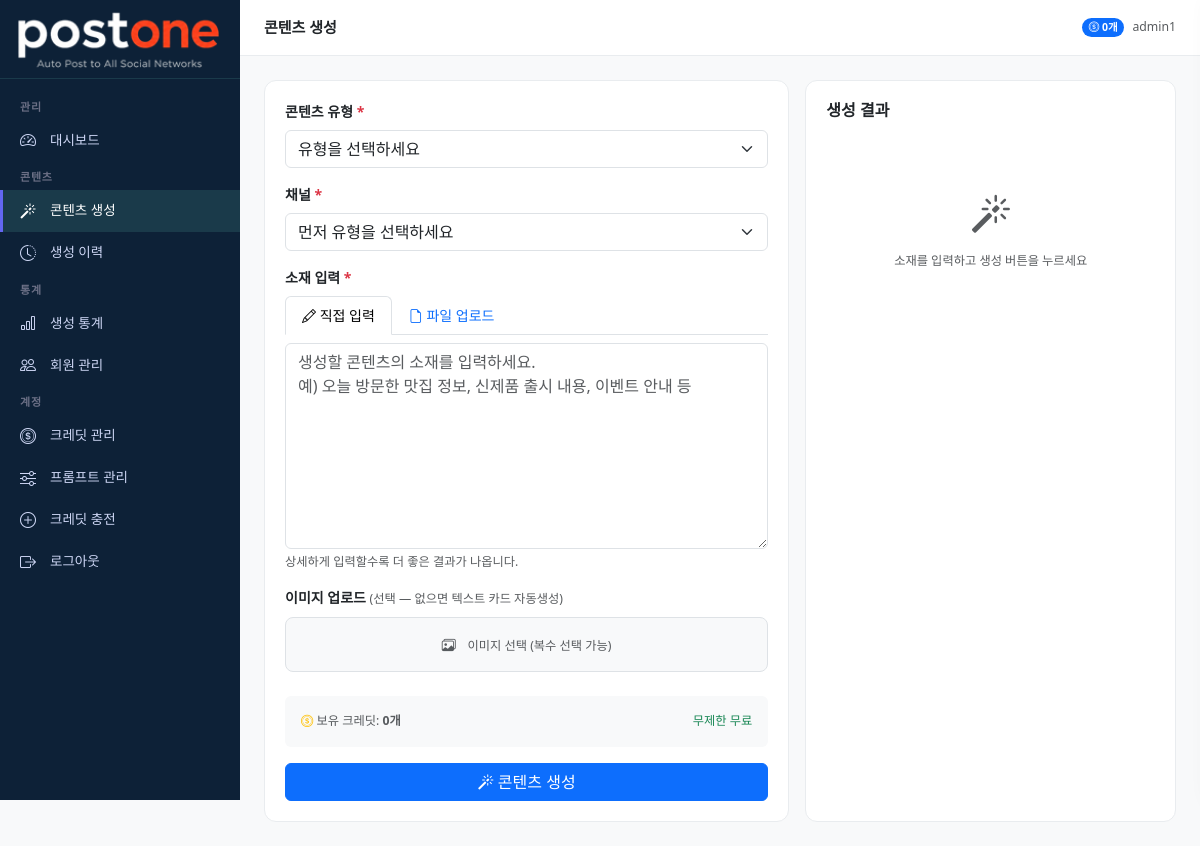
/generate/ (signed in), run on the app's committed database.
### accounts/models.py (models this page shows, shortened)
class MenuPermission(models.Model):
    ROLE_CHOICES = [
        ('admin', '관리자'),
        ('member', '멤버'),
    ]
    role = models.CharField(max_length=20, choices=ROLE_CHOICES)
    menu_key = models.CharField(max_length=50, verbose_name='메뉴 키')
    menu_label = models.CharField(max_length=50, verbose_name='메뉴명')
    icon = models.CharField(max_length=50, verbose_name='아이콘', blank=True)
    is_visible = models.BooleanField(default=True, verbose_name='표시여부')
    order = models.IntegerField(default=0, verbose_name='정렬순서')
    class Meta:
        verbose_name = '메뉴 권한'
        verbose_name_plural = '메뉴 권한 목록'
        ordering = ['role', 'order']
        unique_together = ['role', 'menu_key']

class User(AbstractUser):
    ROLE_CHOICES = [
        ('master', '마스터'),
        ('admin', '관리자'),
        ('member', '멤버'),
        ('free', '무료회원'),
    ]
    PLAN_CHOICES = [
        ('free', '무료'),
        ('starter', '스타터'),
        ('pro', '프로'),
        ('business', '비즈니스'),
    ]
    role = models.CharField(max_length=20, choices=ROLE_CHOICES, default='free')
    plan = models.CharField(max_length=20, choices=PLAN_CHOICES, default='free')
    phone = models.CharField(max_length=20, blank=True)
    company = models.CharField(max_length=100, blank=True)
    profile_image = models.ImageField(upload_to='profiles/', blank=True, null=True)
    created_at = models.DateTimeField(auto_now_add=True)
    updated_at = models.DateTimeField(auto_now=True)
    class Meta:
        verbose_name = '사용자'
        verbose_name_plural = '사용자 목록'
    @property
    def is_admin(self):
        return self.role in ['master', 'admin']

### credits/models.py (models this page shows, shortened)
class UserCredit(models.Model):
    user = models.OneToOneField(User, on_delete=models.CASCADE, related_name='credit')
    balance = models.IntegerField(default=0, verbose_name='잔여 크레딧')
    free_used_this_month = models.IntegerField(default=0, verbose_name='이번달 무료 사용')
    free_reset_date = models.DateField(null=True, blank=True, verbose_name='무료 초기화일')
    updated_at = models.DateTimeField(auto_now=True)
    class Meta:
        verbose_name = '사용자 크레딧'

### dashboard/views.py (the view)
# urls.py: path('generate/', api.generate, name='api_generate'),
@login_required
def generate(request):
    content_types = ContentType.objects.filter(is_active=True)
    return render(request, 'dashboard/generate.html', {'content_types': content_types})

### dashboard/context_processors.py (called while the page is built)
def user_menus(request):
    if not request.user.is_authenticated:
        return {'user_menus': []}
    if request.user.role == 'master':
        return {'user_menus': []}
    role = request.user.role
    if role == 'free':
        role = 'member'
    menus = MenuPermission.objects.filter(
        role=role,
        is_visible=True
    )
    return {'user_menus': menus}

### templates/dashboard/generate.html (shortened to what this page needs)
{% extends 'base/base.html' %}
{% block page_title %}콘텐츠 생성{% endblock %}
{% block content %}
<div class="row g-3">
    <div class="col-12 col-lg-7">
        <div class="stat-card">
            <form method="post" id="generateForm" enctype="multipart/form-data">
                <div class="mb-3">
                    <label class="form-label fw-semibold">콘텐츠 유형 <span class="text-danger">*</span></label>
                    <select name="content_type" class="form-select" id="contentTypeSelect" required
                            onchange="loadChannels(this.value)">
                        <option value="">유형을 선택하세요</option>
                    </select>
                </div>
                <div class="mb-3">
                    <label class="form-label fw-semibold">채널 <span class="text-danger">*</span></label>
                    <select name="channel" class="form-select" id="channelSelect" required
                            onchange="loadOptions(this.value)">
                        <option value="">먼저 유형을 선택하세요</option>
                    </select>
                </div>
                <div class="mb-3">
                    <label class="form-label fw-semibold">소재 입력 <span class="text-danger">*</span></label>
                    <ul class="nav nav-tabs mb-2" id="inputTabs">
                        <li class="nav-item">
                            <button type="button" class="nav-link active"
                                    onclick="switchInputTab(this, 'tab-text')">
                                <i class="bi bi-pencil"></i> 직접 입력
                            </button>
                        </li>
                        <li class="nav-item">
                            <button type="button" class="nav-link"
                                    onclick="switchInputTab(this, 'tab-file')">
                                <i class="bi bi-file-earmark"></i> 파일 업로드
                            </button>
                        </li>
                    </ul>
                    <div id="tab-text">
                        <textarea name="source_text" id="sourceText" class="form-control" rows="8"
                                  placeholder="생성할 콘텐츠의 소재를 입력하세요.
예) 오늘 방문한 맛집 정보, 신제품 출시 내용, 이벤트 안내 등"></textarea>
                        <div class="form-text">상세하게 입력할수록 더 좋은 결과가 나옵니다.</div>
                    </div>
                </div>
                <div class="mb-3">
                    <label class="form-label fw-semibold">
                        이미지 업로드
                        <span class="text-muted fw-normal small">(선택 — 없으면 텍스트 카드 자동생성)</span>
                    </label>
                    <div class="border rounded-3 p-3 text-center"
                         style="background:#f8f9fa; cursor:pointer;"
                         onclick="document.getElementById('imageFiles').click()">
                        <i class="bi bi-images text-muted"></i>
                        <span class="text-muted small ms-2" id="imageNameDisplay">이미지 선택 (복수 선택 가능)</span>
                    </div>
                </div>
                <div class="d-flex justify-content-between align-items-center mb-3 p-3 rounded"
                     style="background:#f8f9fa;">
                    <div class="small text-muted">
                        <i class="bi bi-coin text-warning"></i>
                        보유 크레딧:
                        <strong>{% if request.user.credit %}{{ request.user.credit.balance }}{% else %}0{% endif %}개</strong>
                    </div>
                    <div class="small text-muted">
                        {% if request.user.is_admin %}
                        <span class="text-success">무제한 무료</span>
                        {% elif request.user.role == 'free' %}
                        이번달 무료:
                        <strong>{% if request.user.credit %}{{ request.user.credit.free_used_this_month }}{% else %}0{% endif %}/5회</strong>
                        {% else %}
                        1채널 1크레딧 / 2채널 이상 2크레딧
                        {% endif %}
                    </div>
                </div>
                <button type="submit" class="btn btn-primary w-100" id="generateBtn">
                    <i class="bi bi-magic"></i> 콘텐츠 생성
                </button>
            </form>
        </div>
    </div>
    <div class="col-12 col-lg-5">
        <div class="stat-card h-100">
            <div class="d-flex justify-content-between align-items-center mb-3">
                <h6 class="fw-semibold mb-0">생성 결과</h6>
            </div>
            <div id="resultArea">
                <div class="text-center py-5 text-muted" id="emptyResult">
                    <i class="bi bi-magic fs-1"></i>
                    <p class="mt-2 small">소재를 입력하고 생성 버튼을 누르세요</p>
                </div>
            </div>
        </div>
    </div>
</div>
{% endblock %}

### templates/base/base.html (shortened to what this page needs)
{% load static %}
<!DOCTYPE html>
<html lang="ko">
<head>
    <link href="https://cdn.jsdelivr.net/npm/bootstrap@5.3.0/dist/css/bootstrap.min.css" rel="stylesheet">
    <link href="https://cdn.jsdelivr.net/npm/bootstrap-icons@1.11.0/font/bootstrap-icons.css" rel="stylesheet">
</head>
<body>
<aside class="sidebar" id="sidebar">
    <a href="{% url 'dashboard:index' %}" class="sidebar-brand">
        <img src="{% static 'images/logo.png' %}" alt="postone" style="width:205px; height:auto;">
    </a>
    <nav class="sidebar-menu">
        {% if user.role == 'master' %}
        <div class="sidebar-section">관리</div>
        <div class="sidebar-item">
            <a href="{% url 'dashboard:index' %}" class="{% if request.resolver_match.url_name == 'index' %}active{% endif %}">
                <i class="bi bi-speedometer2"></i> 대시보드
            </a>
        </div>
        <div class="sidebar-section">프롬프트 설정</div>
        <div class="sidebar-item">
            <a href="{% url 'dashboard:content_type_list' %}" class="{% if 'content_type' in request.resolver_match.url_name %}active{% endif %}">
                <i class="bi bi-grid-3x3-gap"></i> 콘텐츠 유형
            </a>
        </div>
        <div class="sidebar-item">
            <a href="{% url 'dashboard:channel_list' %}" class="{% if 'channel' in request.resolver_match.url_name %}active{% endif %}">
                <i class="bi bi-broadcast"></i> 채널 관리
            </a>
        </div>
        <div class="sidebar-item">
            <a href="{% url 'dashboard:prompt_list' %}" class="{% if 'prompt' in request.resolver_match.url_name %}active{% endif %}">
                <i class="bi bi-sliders"></i> 프롬프트 관리
            </a>
        </div>
        <div class="sidebar-item">
            <a href="{% url 'dashboard:user_list' %}" class="{% if 'user' in request.resolver_match.url_name %}active{% endif %}">
                <i class="bi bi-people"></i> 회원 관리
            </a>
        </div>
        <div class="sidebar-item">
            <a href="{% url 'dashboard:credit_list' %}" class="{% if 'credit' in request.resolver_match.url_name %}active{% endif %}">
                <i class="bi bi-coin"></i> 크레딧 관리
            </a>
        </div>
        <div class="sidebar-section">콘텐츠</div>
        <div class="sidebar-item">
            <a href="{% url 'dashboard:generate' %}" class="{% if 'generate' in request.resolver_match.url_name %}active{% endif %}">
                <i class="bi bi-magic"></i> 콘텐츠 생성
            </a>
        </div>
        <div class="sidebar-item">
            <a href="{% url 'dashboard:history' %}" class="{% if 'history' in request.resolver_match.url_name %}active{% endif %}">
                <i class="bi bi-clock-history"></i> 생성 이력
            </a>
        </div>
        <div class="sidebar-section">통계</div>
        <div class="sidebar-item">
            <a href="{% url 'dashboard:stats' %}" class="{% if 'stats' in request.resolver_match.url_name %}active{% endif %}">
                <i class="bi bi-bar-chart"></i> 생성 통계
            </a>
        </div>
        <div class="sidebar-section">계정</div>
        {% if not request.user.is_admin %}
        <div class="sidebar-item">
            <a href="{% url 'dashboard:credit_charge' %}">
                <i class="bi bi-plus-circle"></i> 크레딧 충전
            </a>
        </div>
        {% endif %}
        <div class="sidebar-item">
            <a href="{% url 'accounts:profile' %}">
                <i class="bi bi-person"></i> 내 정보
            </a>
        </div>
        <div class="sidebar-item">
            <a href="{% url 'dashboard:menu_permission' %}" class="{% if 'menu_permission' in request.resolver_match.url_name %}active{% endif %}">
                <i class="bi bi-gear"></i> 메뉴 권한 설정
            </a>
        </div>
        <div class="sidebar-item">
            <a href="{% url 'accounts:logout' %}">
                <i class="bi bi-box-arrow-right"></i> 로그아웃
            </a>
        </div>
        {% elif user.role == 'admin' %}
        {% for menu in user_menus %}
        {% if menu.is_visible %}
        {% if menu.order == 1 %}<div class="sidebar-section">관리</div>{% endif %}
        {% if menu.order == 2 %}<div class="sidebar-section">콘텐츠</div>{% endif %}
        {% if menu.order == 4 %}<div class="sidebar-section">통계</div>{% endif %}
        {% if menu.order == 6 %}<div class="sidebar-section">계정</div>{% endif %}
        <div class="sidebar-item">
            <a href="{% url 'dashboard:'|add:menu.menu_key %}"
               class="{% if menu.menu_key in request.resolver_match.url_name %}active{% endif %}">
                <i class="bi {{ menu.icon }}"></i> {{ menu.menu_label }}
            </a>
        </div>
        {% endif %}
        {% endfor %}
        <div class="sidebar-item">
            <a href="{% url 'accounts:logout' %}">
                <i class="bi bi-box-arrow-right"></i> 로그아웃
            </a>
        </div>
        {% endif %}
    </nav>
</aside>
<div class="main-wrapper">
    <div class="topbar">
        <span class="topbar-title">{% block page_title %}{% endblock %}</span>
        <div class="d-flex align-items-center gap-2">
            {% if user.credit %}
            <span class="badge bg-primary rounded-pill">
                <i class="bi bi-coin"></i> {{ user.credit.balance }}개
            </span>
            {% endif %}
            <span class="text-muted small">{{ user.username }}</span>
        </div>
    </div>
    <div class="main-content">
        {% block content %}{% endblock %}
    </div>
</div>
</body>
</html>

### templates/base/base.html (style rules this page uses)
:root { --sidebar-width: 240px; --header-height: 56px; --primary: #6366f1; --primary-dark: #4f46e5; }
body { background: #f8f9fa; font-size: 14px; }
.sidebar { position: fixed; top: 0; left: 0; width: var(--sidebar-width); height: 100vh; background: #0d2137; color: #cdd6f4; display: flex; flex-direction: column; z-index: 1000; overflow-y: auto; overflow-x: hidden; scrollbar-width: thin; scrollbar-color: #1a3a4a transparent; }
.sidebar-brand { padding: 8px 16px; border-bottom: 1px solid #1a3a4a; text-decoration: none; display: block; }
.sidebar-menu { padding: 12px 0; flex: 1; }
.sidebar-section { padding: 8px 20px 4px; font-size: 11px; font-weight: 600; color: #6c7086; text-transform: uppercase; letter-spacing: 0.8px; }
.sidebar-item a { display: flex; align-items: center; gap: 10px; padding: 9px 20px; color: #cdd6f4; text-decoration: none; font-size: 13.5px; transition: all 0.15s; }
.sidebar-item a:hover, .sidebar-item a.active { background: #1a3a4a; color: #fff; border-left: 3px solid var(--primary); padding-left: 17px; }
.sidebar-item a i { font-size: 16px; width: 20px; }
.main-wrapper { margin-left: var(--sidebar-width); min-height: 100vh; }
.topbar { height: var(--header-height); background: #fff; border-bottom: 1px solid #e9ecef; display: flex; align-items: center; padding: 0 24px; gap: 12px; position: sticky; top: 0; z-index: 100; }
.topbar-title { font-weight: 600; font-size: 15px; flex: 1; }
.main-content { padding: 24px; }
.stat-card { background: #fff; border-radius: 12px; padding: 20px; border: 1px solid #e9ecef; }

### data on the page
MenuPermission: order "관리", menu_label "대시보드"
MenuPermission: order "콘텐츠", menu_label "콘텐츠 생성"
MenuPermission: menu_label "생성 이력"
MenuPermission: order "통계", menu_label "생성 통계"
MenuPermission: menu_label "회원 관리"
MenuPermission: order "계정", menu_label "크레딧 관리"
MenuPermission: menu_label "프롬프트 관리"
MenuPermission: menu_label "크레딧 충전"
User: credit.balance "0", username "admin1", user.credit.balance "0"
